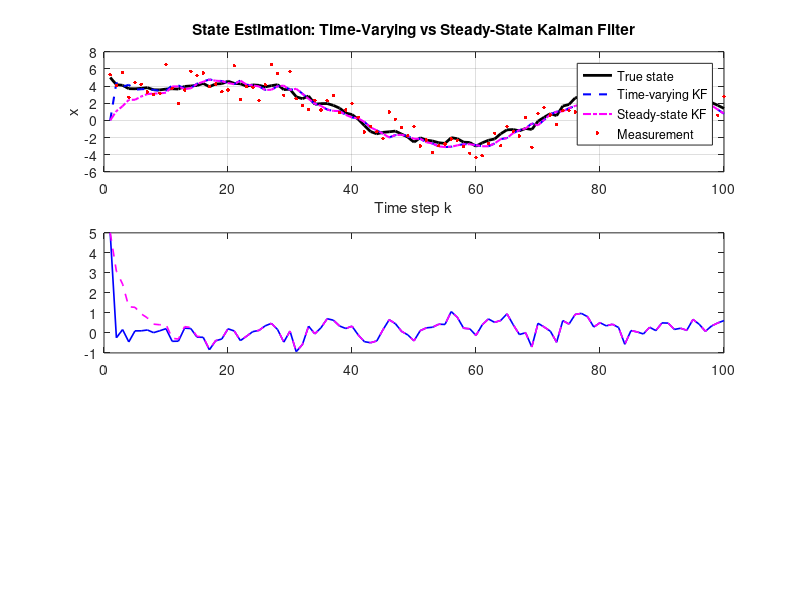

Write MATLAB code to recreate this figure. (Note: this script raises an error after producing the figure.)
%% main_kalman.m
%  Kalman Filter Demonstration: Time-Varying and Steady-State
%
%  This script demonstrates:
%    1. Time-varying Kalman filter with convergence of error covariance P(k)
%    2. Steady-state Kalman filter using the converged gain
%    3. Comparison of both estimators
%
%  System model:
%    x(k+1) = A*x(k) + B*u(k) + w(k),   w(k) ~ N(0, Q)
%    y(k)   = C*x(k) + v(k),             v(k) ~ N(0, R)
%
%  Repository: MATLAB_state_observer/03_kalman_filter/
%  Blog: https://blog.control-theory.com/entry/kalman-filter
%  Hub:  https://blog.control-theory.com/entry/state-observer-estimation
%
%  Author: Hiroshi Okajima, Kumamoto University
%  -----------------------------------------------------------------------

clear; clc; close all;

%% ---- Parameters --------------------------------------------------------

% Plant
A = 0.9;
B = 0.5;
C = 1;

% Noise covariances
Q = 0.1;   % process noise
R = 1;     % measurement noise

% Simulation length
T = 100;

% Reproducibility
rng(0);

%% ---- True System Simulation --------------------------------------------

x = zeros(1, T);
y = zeros(1, T);
u = sin(0.1*(1:T));

x(1) = 5;   % initial state

for k = 1:T-1
    w = sqrt(Q) * randn;
    x(k+1) = A*x(k) + B*u(k) + w;
end

for k = 1:T
    v = sqrt(R) * randn;
    y(k) = C*x(k) + v;
end

%% ---- Time-Varying Kalman Filter ----------------------------------------
%  Shows convergence of P(k) and K(k) to steady-state values.

P = 10;                    % initial error covariance (large = uncertain)
P_hist = zeros(1, T);
K_hist = zeros(1, T);

xhat_tv = zeros(1, T);
xhat_tv(1) = 0;           % initial estimate (unknown)

for k = 1:T-1
    % Kalman gain
    K = A*P*C' / (C*P*C' + R);

    % State estimate update (current-type estimator)
    xhat_tv(k+1) = A*xhat_tv(k) + B*u(k) + K*(y(k) - C*xhat_tv(k));

    % Error covariance update (Riccati recursion)
    P = A*P*A' + Q - A*P*C' / (C*P*C' + R) * C*P*A';

    % Record history
    P_hist(k) = P;
    K_hist(k) = K;
end

% Record final step
P_hist(T) = P;
K_hist(T) = A*P*C' / (C*P*C' + R);

%% ---- Steady-State Kalman Filter ----------------------------------------
%  Compute steady-state gain from the discrete algebraic Riccati equation.
%
%  Note: dare() requires Control System Toolbox.
%  If unavailable, use the converged value: Pss ≈ P_hist(end).

[Pss, ~, ~] = dare(A', C', Q, R);
Kss = A*Pss*C' / (C*Pss*C' + R);

fprintf('Steady-state error covariance Pss = %.6f\n', Pss);
fprintf('Steady-state Kalman gain      Kss = %.6f\n', Kss);
fprintf('Converged P from recursion    P(T) = %.6f\n', P_hist(T));

xhat_ss = zeros(1, T);
xhat_ss(1) = 0;

for k = 1:T-1
    xhat_ss(k+1) = A*xhat_ss(k) + B*u(k) + Kss*(y(k) - C*xhat_ss(k));
end

%% ---- Estimation Error ---------------------------------------------------

err_tv = x - xhat_tv;
err_ss = x - xhat_ss;

fprintf('\nRMSE (Time-Varying KF) = %.4f\n', sqrt(mean(err_tv.^2)));
fprintf('RMSE (Steady-State KF) = %.4f\n', sqrt(mean(err_ss.^2)));

%% ---- Plots --------------------------------------------------------------

figure('Position', [100 100 800 700])

% (1) State estimation result
subplot(3, 1, 1)
plot(1:T, x, 'k', 'LineWidth', 2); hold on
plot(1:T, xhat_tv, 'b--', 'LineWidth', 1.5)
plot(1:T, xhat_ss, 'm-.', 'LineWidth', 1.5)
plot(1:T, y, 'r.', 'MarkerSize', 8)
legend('True state', 'Time-varying KF', 'Steady-state KF', 'Measurement', ...
       'Location', 'best')
xlabel('Time step k')
ylabel('x')
title('State Estimation: Time-Varying vs Steady-State Kalman Filter')
grid on

% (2) Estimation error
subplot(3, 1, 2)
plot(1:T, err_tv, 'b', 'LineWidth', 1.2); hold on
plot(1:T, err_ss, 'm--', 'LineWidth', 1.2)
yline(0, 'k:')
legend('Error (Time-varying KF)', 'Error (Steady-state KF)', ...
       'Location', 'best')
xlabel('Time step k')
ylabel('$x - \hat{x}$', 'Interpreter', 'latex')
title('Estimation Error')
grid on

% (3) Convergence of P(k) and K(k)
subplot(3, 1, 3)
yyaxis left
plot(1:T, P_hist, 'b', 'LineWidth', 1.5)
yline(Pss, 'b--', 'LineWidth', 1)
ylabel('P(k)')

yyaxis right
plot(1:T, K_hist, 'r', 'LineWidth', 1.5)
yline(Kss, 'r--', 'LineWidth', 1)
ylabel('K(k)')

xlabel('Time step k')
title('Convergence of Error Covariance P(k) and Kalman Gain K(k)')
legend('P(k)', 'Steady P_{ss}', 'K(k)', 'Steady K_{ss}', ...
       'Location', 'best')
grid on

sgtitle('Kalman Filter Demonstration', 'FontSize', 14, 'FontWeight', 'bold')
